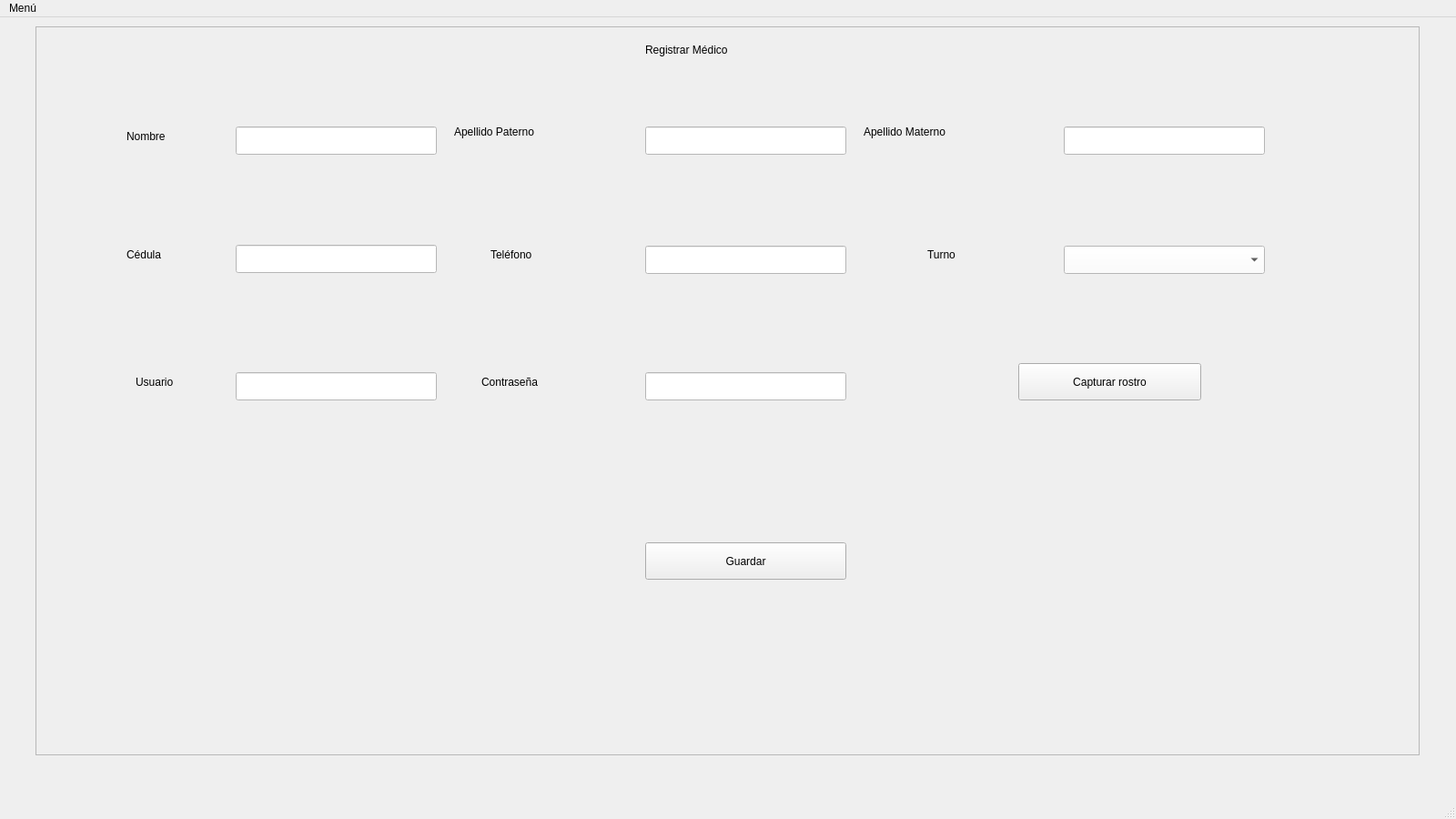
<?xml version="1.0" encoding="UTF-8"?>
<ui version="4.0">
 <class>AddDoctor</class>
 <widget class="QMainWindow" name="AddDoctor">
  <property name="geometry">
   <rect>
    <x>0</x>
    <y>0</y>
    <width>1600</width>
    <height>900</height>
   </rect>
  </property>
  <property name="minimumSize">
   <size>
    <width>1600</width>
    <height>900</height>
   </size>
  </property>
  <property name="maximumSize">
   <size>
    <width>1920</width>
    <height>1080</height>
   </size>
  </property>
  <property name="windowTitle">
   <string>Registrar médico</string>
  </property>
  <property name="styleSheet">
   <string notr="true"/>
  </property>
  <widget class="QWidget" name="centralwidget">
   <widget class="QFrame" name="frame">
    <property name="geometry">
     <rect>
      <x>39</x>
      <y>10</y>
      <width>1521</width>
      <height>801</height>
     </rect>
    </property>
    <property name="frameShape">
     <enum>QFrame::StyledPanel</enum>
    </property>
    <property name="frameShadow">
     <enum>QFrame::Raised</enum>
    </property>
    <widget class="QLabel" name="label">
     <property name="geometry">
      <rect>
       <x>670</x>
       <y>10</y>
       <width>201</width>
       <height>31</height>
      </rect>
     </property>
     <property name="text">
      <string>Registrar Médico</string>
     </property>
    </widget>
    <widget class="QLabel" name="label_2">
     <property name="geometry">
      <rect>
       <x>100</x>
       <y>110</y>
       <width>101</width>
       <height>21</height>
      </rect>
     </property>
     <property name="text">
      <string>Nombre</string>
     </property>
    </widget>
    <widget class="QLineEdit" name="inputNombre">
     <property name="geometry">
      <rect>
       <x>220</x>
       <y>110</y>
       <width>221</width>
       <height>31</height>
      </rect>
     </property>
     <property name="styleSheet">
      <string notr="true">background-color: rgb(255, 255, 255);</string>
     </property>
    </widget>
    <widget class="QLabel" name="label_3">
     <property name="geometry">
      <rect>
       <x>460</x>
       <y>100</y>
       <width>201</width>
       <height>31</height>
      </rect>
     </property>
     <property name="text">
      <string>Apellido Paterno</string>
     </property>
    </widget>
    <widget class="QLineEdit" name="inputAp">
     <property name="geometry">
      <rect>
       <x>670</x>
       <y>110</y>
       <width>221</width>
       <height>31</height>
      </rect>
     </property>
     <property name="styleSheet">
      <string notr="true">background-color: rgb(255, 255, 255);</string>
     </property>
    </widget>
    <widget class="QLabel" name="label_4">
     <property name="geometry">
      <rect>
       <x>910</x>
       <y>100</y>
       <width>211</width>
       <height>31</height>
      </rect>
     </property>
     <property name="text">
      <string>Apellido Materno</string>
     </property>
    </widget>
    <widget class="QLineEdit" name="inputAm">
     <property name="geometry">
      <rect>
       <x>1130</x>
       <y>110</y>
       <width>221</width>
       <height>31</height>
      </rect>
     </property>
     <property name="styleSheet">
      <string notr="true">background-color: rgb(255, 255, 255);</string>
     </property>
    </widget>
    <widget class="QLabel" name="label_5">
     <property name="geometry">
      <rect>
       <x>100</x>
       <y>240</y>
       <width>91</width>
       <height>21</height>
      </rect>
     </property>
     <property name="text">
      <string>Cédula</string>
     </property>
    </widget>
    <widget class="QLineEdit" name="inputCedula">
     <property name="geometry">
      <rect>
       <x>220</x>
       <y>240</y>
       <width>221</width>
       <height>31</height>
      </rect>
     </property>
     <property name="styleSheet">
      <string notr="true">background-color: rgb(255, 255, 255);</string>
     </property>
    </widget>
    <widget class="QLabel" name="label_6">
     <property name="geometry">
      <rect>
       <x>500</x>
       <y>240</y>
       <width>111</width>
       <height>21</height>
      </rect>
     </property>
     <property name="text">
      <string>Teléfono</string>
     </property>
    </widget>
    <widget class="QLineEdit" name="inputTelefono">
     <property name="geometry">
      <rect>
       <x>670</x>
       <y>241</y>
       <width>221</width>
       <height>31</height>
      </rect>
     </property>
     <property name="styleSheet">
      <string notr="true">background-color: rgb(255, 255, 255);</string>
     </property>
    </widget>
    <widget class="QLabel" name="label_7">
     <property name="geometry">
      <rect>
       <x>980</x>
       <y>240</y>
       <width>71</width>
       <height>21</height>
      </rect>
     </property>
     <property name="text">
      <string>Turno</string>
     </property>
    </widget>
    <widget class="QComboBox" name="inputTurno">
     <property name="geometry">
      <rect>
       <x>1130</x>
       <y>241</y>
       <width>221</width>
       <height>31</height>
      </rect>
     </property>
     <property name="styleSheet">
      <string notr="true">background-color: rgb(255, 255, 255);
color: rgb(0, 0, 0);</string>
     </property>
     <item>
      <property name="text">
       <string/>
      </property>
     </item>
     <item>
      <property name="text">
       <string>Matutino</string>
      </property>
     </item>
     <item>
      <property name="text">
       <string>Vespertino</string>
      </property>
     </item>
    </widget>
    <widget class="QLabel" name="label_8">
     <property name="geometry">
      <rect>
       <x>110</x>
       <y>380</y>
       <width>91</width>
       <height>21</height>
      </rect>
     </property>
     <property name="text">
      <string>Usuario</string>
     </property>
    </widget>
    <widget class="QLineEdit" name="inputUsuario">
     <property name="geometry">
      <rect>
       <x>220</x>
       <y>380</y>
       <width>221</width>
       <height>31</height>
      </rect>
     </property>
     <property name="styleSheet">
      <string notr="true">background-color: rgb(255, 255, 255);</string>
     </property>
    </widget>
    <widget class="QLabel" name="label_9">
     <property name="geometry">
      <rect>
       <x>490</x>
       <y>380</y>
       <width>141</width>
       <height>21</height>
      </rect>
     </property>
     <property name="text">
      <string>Contraseña</string>
     </property>
    </widget>
    <widget class="QLineEdit" name="inputContra">
     <property name="geometry">
      <rect>
       <x>670</x>
       <y>380</y>
       <width>221</width>
       <height>31</height>
      </rect>
     </property>
     <property name="styleSheet">
      <string notr="true">background-color: rgb(255, 255, 255);</string>
     </property>
     <property name="echoMode">
      <enum>QLineEdit::Password</enum>
     </property>
    </widget>
    <widget class="QPushButton" name="botonRostro">
     <property name="geometry">
      <rect>
       <x>1080</x>
       <y>370</y>
       <width>201</width>
       <height>41</height>
      </rect>
     </property>
     <property name="text">
      <string>Capturar rostro</string>
     </property>
    </widget>
    <widget class="QPushButton" name="botonGuardar">
     <property name="geometry">
      <rect>
       <x>670</x>
       <y>567</y>
       <width>221</width>
       <height>41</height>
      </rect>
     </property>
     <property name="text">
      <string>Guardar</string>
     </property>
    </widget>
   </widget>
  </widget>
  <widget class="QMenuBar" name="menubar">
   <property name="geometry">
    <rect>
     <x>0</x>
     <y>0</y>
     <width>1600</width>
     <height>21</height>
    </rect>
   </property>
   <widget class="QMenu" name="menuMenu">
    <property name="title">
     <string>Menú</string>
    </property>
    <addaction name="separator"/>
    <addaction name="actionRegresar"/>
   </widget>
   <addaction name="menuMenu"/>
  </widget>
  <widget class="QStatusBar" name="statusbar"/>
  <action name="actionRegresar">
   <property name="text">
    <string>Regresar</string>
   </property>
  </action>
 </widget>
 <resources>
  <include location="../Imagenes/Imagen.qrc"/>
 </resources>
 <connections/>
</ui>
